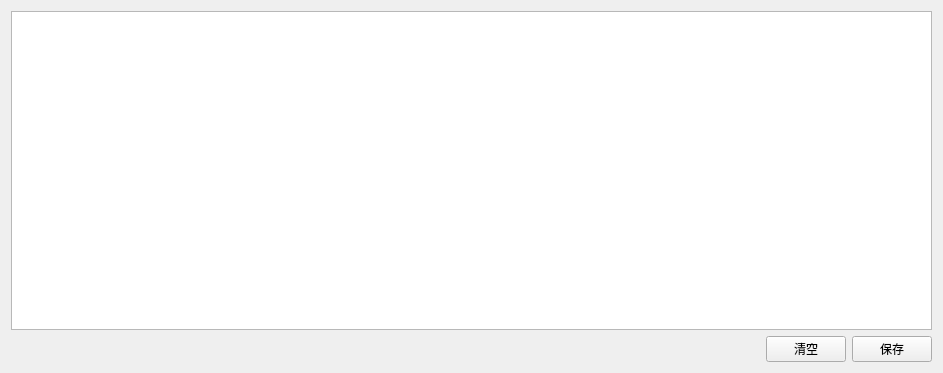
<?xml version="1.0" encoding="UTF-8"?>
<ui version="4.0">
 <class>Console</class>
 <widget class="QWidget" name="Console">
  <property name="geometry">
   <rect>
    <x>0</x>
    <y>0</y>
    <width>943</width>
    <height>373</height>
   </rect>
  </property>
  <property name="windowTitle">
   <string>Form</string>
  </property>
  <layout class="QGridLayout" name="gridLayout">
   <item row="1" column="2">
    <widget class="QPushButton" name="pushButton_clear">
     <property name="text">
      <string>保存</string>
     </property>
    </widget>
   </item>
   <item row="1" column="1">
    <widget class="QPushButton" name="pushButton_save">
     <property name="text">
      <string>清空</string>
     </property>
    </widget>
   </item>
   <item row="1" column="0">
    <spacer name="horizontalSpacer">
     <property name="orientation">
      <enum>Qt::Horizontal</enum>
     </property>
     <property name="sizeHint" stdset="0">
      <size>
       <width>40</width>
       <height>20</height>
      </size>
     </property>
    </spacer>
   </item>
   <item row="0" column="0" colspan="3">
    <widget class="QTextBrowser" name="textBrowser"/>
   </item>
  </layout>
 </widget>
 <resources/>
 <connections>
  <connection>
   <sender>pushButton_save</sender>
   <signal>clicked()</signal>
   <receiver>textBrowser</receiver>
   <slot>clear()</slot>
   <hints>
    <hint type="sourcelabel">
     <x>801</x>
     <y>350</y>
    </hint>
    <hint type="destinationlabel">
     <x>790</x>
     <y>219</y>
    </hint>
   </hints>
  </connection>
 </connections>
</ui>
